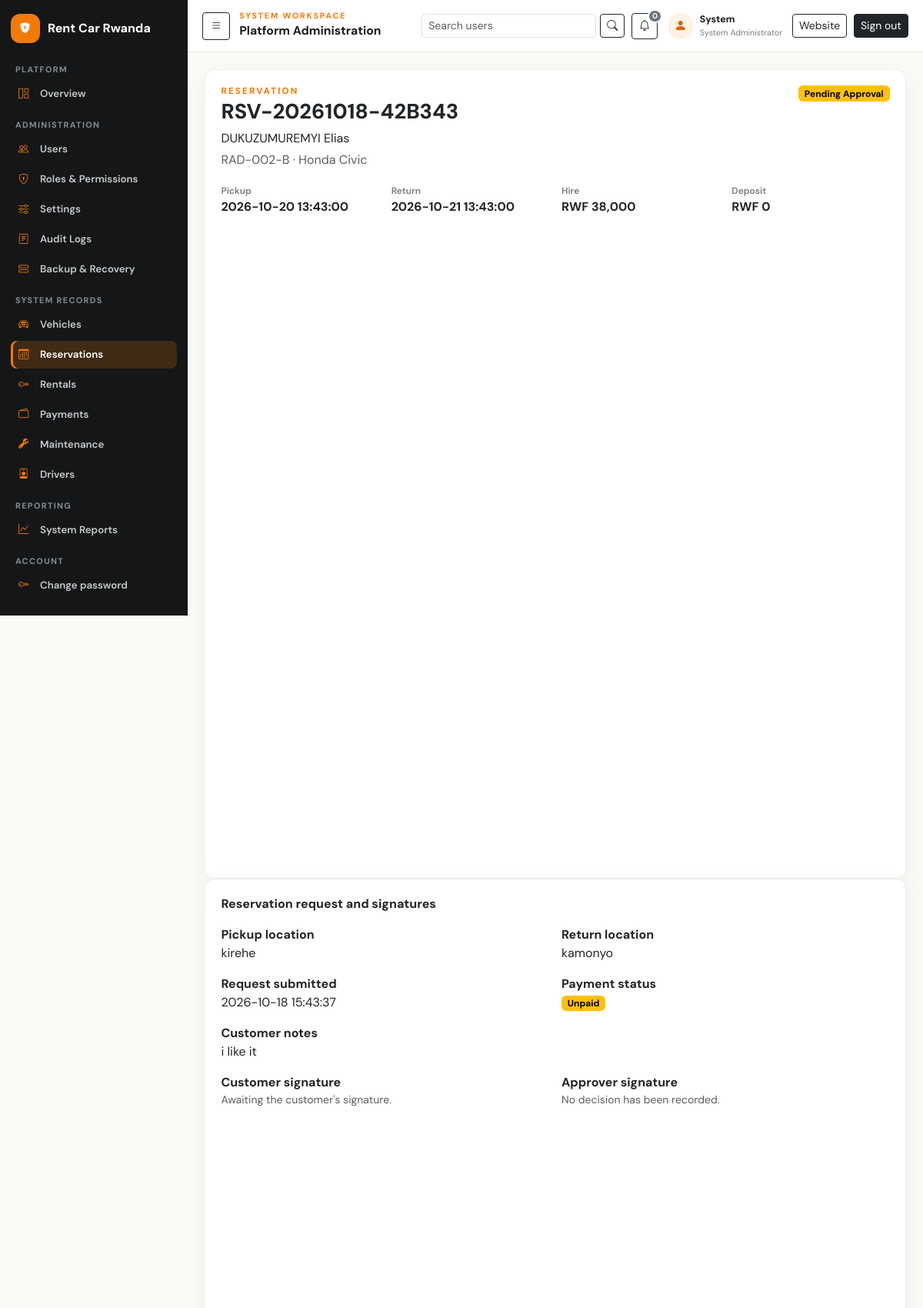
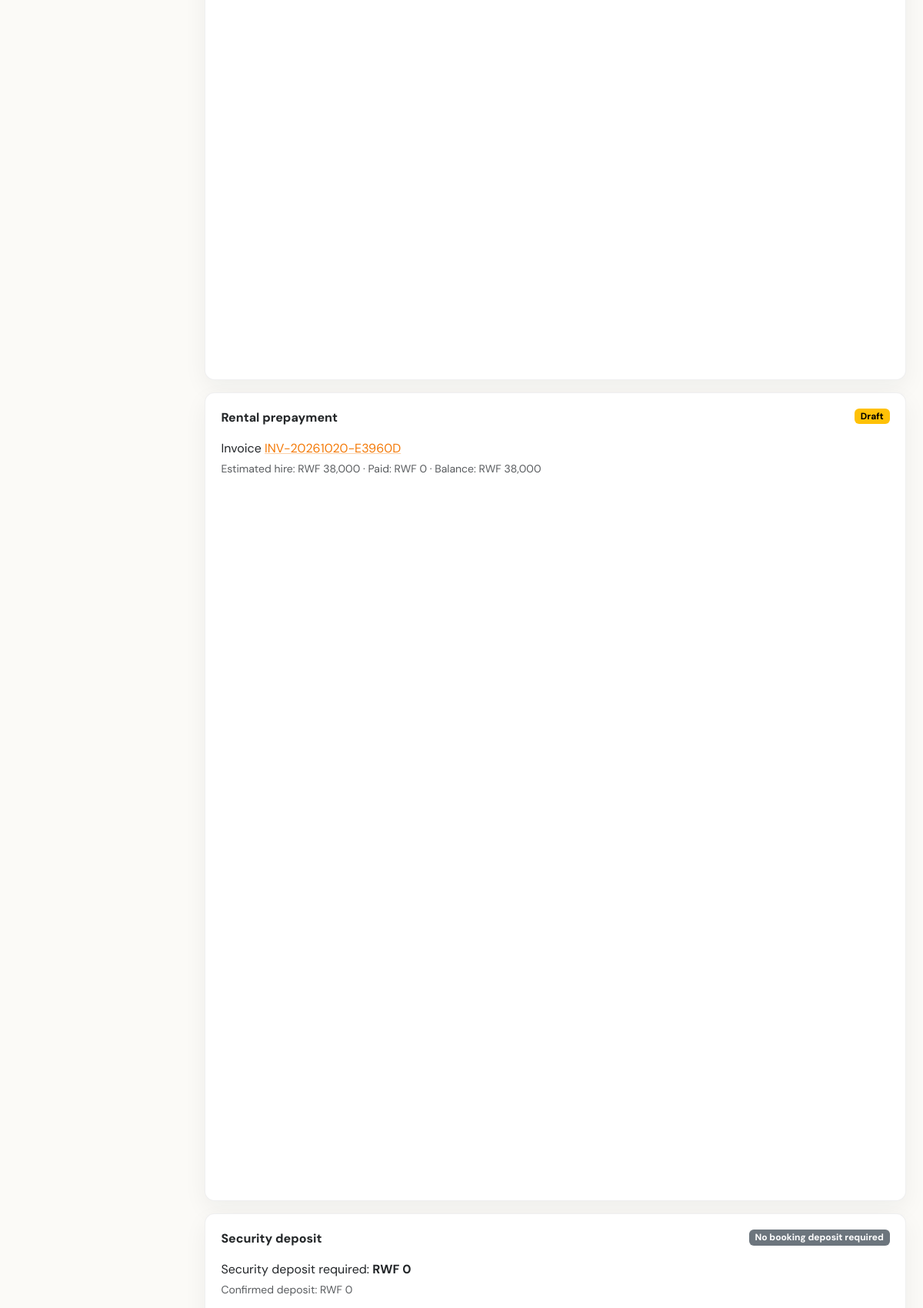
Page /index.php?id=1&r=reservations/show (signed in, upper part) on the committed database (2 pictures, top to bottom).
### tables this page shows
CREATE TABLE IF NOT EXISTS users (
  user_id BIGINT UNSIGNED AUTO_INCREMENT PRIMARY KEY,
  role_id BIGINT UNSIGNED NOT NULL,
  first_name VARCHAR(100) NOT NULL,
  last_name VARCHAR(100) NOT NULL,
  email VARCHAR(190) NULL UNIQUE,
  phone VARCHAR(30) NULL,
  password_hash VARCHAR(255) NOT NULL,
  must_change_password TINYINT(1) NOT NULL DEFAULT 0,
  status ENUM('active','inactive','suspended','pending') NOT NULL DEFAULT 'active',
  last_login_at DATETIME NULL,
  created_at TIMESTAMP NOT NULL DEFAULT CURRENT_TIMESTAMP,
  updated_at TIMESTAMP NOT NULL DEFAULT CURRENT_TIMESTAMP ON UPDATE CURRENT_TIMESTAMP,
  KEY idx_users_role_status (role_id,status),
  CONSTRAINT fk_users_role FOREIGN KEY (role_id) REFERENCES roles(role_id) ON DELETE RESTRICT ON UPDATE CASCADE
);

CREATE TABLE IF NOT EXISTS reservations (
  reservation_id BIGINT UNSIGNED AUTO_INCREMENT PRIMARY KEY,
  reservation_code VARCHAR(40) NOT NULL UNIQUE,
  customer_id BIGINT UNSIGNED NOT NULL,
  vehicle_id BIGINT UNSIGNED NOT NULL,
  pickup_datetime DATETIME NOT NULL,
  return_datetime DATETIME NOT NULL,
  pickup_location VARCHAR(255) NULL,
  return_location VARCHAR(255) NULL,
  agreed_daily_rate DECIMAL(12,2) NOT NULL,
  estimated_days DECIMAL(8,2) NOT NULL,
  estimated_amount DECIMAL(12,2) NOT NULL DEFAULT 0,
  discount_amount DECIMAL(12,2) NOT NULL DEFAULT 0,
  tax_amount DECIMAL(12,2) NOT NULL DEFAULT 0,
  security_deposit DECIMAL(12,2) NOT NULL DEFAULT 0,
  status ENUM('pending','confirmed','cancelled','rejected','completed','no_show') NOT NULL DEFAULT 'pending',
  payment_status ENUM('unpaid','pending','successful','failed','cancelled','refunded') NOT NULL DEFAULT 'unpaid',
  customer_notes TEXT NULL,
  internal_notes TEXT NULL,
  customer_signature MEDIUMBLOB NULL,
  customer_signature_user_id BIGINT UNSIGNED NULL,
  customer_signature_captured_by BIGINT UNSIGNED NULL,
  customer_signed_at DATETIME NULL,
  approval_note VARCHAR(500) NULL,
  approver_signature MEDIUMBLOB NULL,
  decision_by BIGINT UNSIGNED NULL,
  decision_at DATETIME NULL,
  cancellation_reason VARCHAR(500) NULL,
  created_by BIGINT UNSIGNED NULL,
  confirmed_by BIGINT UNSIGNED NULL,
  confirmed_at DATETIME NULL,
  cancelled_at DATETIME NULL,
  created_at TIMESTAMP NOT NULL DEFAULT CURRENT_TIMESTAMP,
  updated_at TIMESTAMP NOT NULL DEFAULT CURRENT_TIMESTAMP ON UPDATE CURRENT_TIMESTAMP,
  KEY idx_reservation_vehicle_period (vehicle_id,status,pickup_datetime,return_datetime),
  KEY idx_reservation_customer (customer_id,created_at), KEY idx_reservation_status_pickup (status,pickup_datetime),
  KEY idx_res_payment_status (payment_status,updated_at),
  CONSTRAINT fk_res_customer FOREIGN KEY (customer_id) REFERENCES customers(customer_id) ON DELETE RESTRICT ON UPDATE CASCADE,
  CONSTRAINT fk_res_vehicle FOREIGN KEY (vehicle_id) REFERENCES vehicles(vehicle_id) ON DELETE RESTRICT ON UPDATE CASCADE,
  CONSTRAINT fk_res_creator FOREIGN KEY (created_by) REFERENCES users(user_id) ON DELETE SET NULL ON UPDATE CASCADE,
  CONSTRAINT fk_res_confirmer FOREIGN KEY (confirmed_by) REFERENCES users(user_id) ON DELETE SET NULL ON UPDATE CASCADE,
  CONSTRAINT fk_res_customer_signature_user FOREIGN KEY (customer_signature_user_id) REFERENCES users(user_id) ON DELETE SET NULL ON UPDATE CASCADE,
  CONSTRAINT fk_res_customer_signature_captor FOREIGN KEY (customer_signature_captured_by) REFERENCES users(user_id) ON DELETE SET NULL ON UPDATE CASCADE,
  CONSTRAINT fk_res_decision_user FOREIGN KEY (decision_by) REFERENCES users(user_id) ON DELETE SET NULL ON UPDATE CASCADE,
  CONSTRAINT chk_res_period CHECK (return_datetime > pickup_datetime),
  CONSTRAINT chk_res_amounts CHECK (agreed_daily_rate >= 0 AND estimated_days > 0 AND estimated_amount >= 0 AND discount_amount >= 0 AND tax_amount >= 0 AND security_deposit >= 0)
);

CREATE TABLE IF NOT EXISTS customers (
  customer_id BIGINT UNSIGNED AUTO_INCREMENT PRIMARY KEY,
  linked_user_id BIGINT UNSIGNED NULL UNIQUE,
  customer_code VARCHAR(30) NOT NULL UNIQUE,
  first_name VARCHAR(100) NOT NULL,
  last_name VARCHAR(100) NOT NULL,
  phone VARCHAR(30) NOT NULL,
  email VARCHAR(190) NULL,
  address VARCHAR(255) NULL,
  identification_type ENUM('national_id','passport','other') NULL,
  identification_number VARCHAR(100) NULL,
  driving_license_number VARCHAR(100) NULL,
  license_expiry_date DATE NULL,
  status ENUM('active','inactive','blacklisted') NOT NULL DEFAULT 'active',
  created_by BIGINT UNSIGNED NULL,
  created_at TIMESTAMP NOT NULL DEFAULT CURRENT_TIMESTAMP,
  updated_at TIMESTAMP NOT NULL DEFAULT CURRENT_TIMESTAMP ON UPDATE CURRENT_TIMESTAMP,
  UNIQUE KEY uq_customer_identity (identification_type,identification_number),
  KEY idx_customer_name (last_name,first_name), KEY idx_customer_phone (phone), KEY idx_customer_email (email),
  CONSTRAINT fk_customer_user FOREIGN KEY (linked_user_id) REFERENCES users(user_id) ON DELETE SET NULL ON UPDATE CASCADE,
  CONSTRAINT fk_customer_creator FOREIGN KEY (created_by) REFERENCES users(user_id) ON DELETE SET NULL ON UPDATE CASCADE
);

CREATE TABLE IF NOT EXISTS vehicles (
  vehicle_id BIGINT UNSIGNED AUTO_INCREMENT PRIMARY KEY,
  category_id BIGINT UNSIGNED NOT NULL,
  registration_no VARCHAR(30) NOT NULL UNIQUE,
  vin VARCHAR(80) NULL UNIQUE,
  make VARCHAR(80) NOT NULL,
  model VARCHAR(80) NOT NULL,
  manufacture_year SMALLINT UNSIGNED NULL,
  colour VARCHAR(40) NULL,
  transmission ENUM('manual','automatic','other') NOT NULL DEFAULT 'manual',
  fuel_type ENUM('petrol','diesel','hybrid','electric','other') NOT NULL DEFAULT 'petrol',
  daily_rate DECIMAL(12,2) NOT NULL,
  weekly_rate DECIMAL(12,2) NULL,
  monthly_rate DECIMAL(12,2) NULL,
  current_mileage INT UNSIGNED NOT NULL DEFAULT 0,
  fuel_level_percent DECIMAL(5,2) NULL,
  image_path VARCHAR(500) NULL,
  status ENUM('available','reserved','rented','maintenance','inactive') NOT NULL DEFAULT 'available',
  insurance_expiry_date DATE NULL,
  inspection_expiry_date DATE NULL,
  description TEXT NULL,
  created_by BIGINT UNSIGNED NULL,
  created_at TIMESTAMP NOT NULL DEFAULT CURRENT_TIMESTAMP,
  updated_at TIMESTAMP NOT NULL DEFAULT CURRENT_TIMESTAMP ON UPDATE CURRENT_TIMESTAMP,
  KEY idx_vehicle_search (category_id,status,daily_rate), KEY idx_vehicle_model (make,model),
  CONSTRAINT fk_vehicle_category FOREIGN KEY (category_id) REFERENCES vehicle_categories(category_id) ON DELETE RESTRICT ON UPDATE CASCADE,
  CONSTRAINT fk_vehicle_creator FOREIGN KEY (created_by) REFERENCES users(user_id) ON DELETE SET NULL ON UPDATE CASCADE,
  CONSTRAINT chk_vehicle_rates CHECK (daily_rate >= 0 AND (weekly_rate IS NULL OR weekly_rate >= 0) AND (monthly_rate IS NULL OR monthly_rate >= 0)),
  CONSTRAINT chk_vehicle_fuel CHECK (fuel_level_percent IS NULL OR fuel_level_percent BETWEEN 0 AND 100)
);

CREATE TABLE IF NOT EXISTS invoices (
  invoice_id BIGINT UNSIGNED AUTO_INCREMENT PRIMARY KEY,
  invoice_number VARCHAR(40) NOT NULL UNIQUE,
  customer_id BIGINT UNSIGNED NOT NULL,
  reservation_id BIGINT UNSIGNED NULL,
  rental_id BIGINT UNSIGNED NULL,
  issued_by BIGINT UNSIGNED NULL,
  issue_date DATE NOT NULL,
  due_date DATE NULL,
  subtotal DECIMAL(12,2) NOT NULL DEFAULT 0,
  discount_amount DECIMAL(12,2) NOT NULL DEFAULT 0,
  tax_amount DECIMAL(12,2) NOT NULL DEFAULT 0,
  total_amount DECIMAL(12,2) NOT NULL DEFAULT 0,
  currency CHAR(3) NOT NULL DEFAULT 'RWF',
  status ENUM('draft','issued','partially_paid','paid','overdue','void','refunded') NOT NULL DEFAULT 'draft',
  notes TEXT NULL,
  created_at TIMESTAMP NOT NULL DEFAULT CURRENT_TIMESTAMP,
  updated_at TIMESTAMP NOT NULL DEFAULT CURRENT_TIMESTAMP ON UPDATE CURRENT_TIMESTAMP,
  KEY idx_invoice_customer_date (customer_id,issue_date), KEY idx_invoice_status_due (status,due_date),
  CONSTRAINT fk_invoice_customer FOREIGN KEY (customer_id) REFERENCES customers(customer_id) ON DELETE RESTRICT ON UPDATE CASCADE,
  CONSTRAINT fk_invoice_reservation FOREIGN KEY (reservation_id) REFERENCES reservations(reservation_id) ON DELETE SET NULL ON UPDATE CASCADE,
  CONSTRAINT fk_invoice_rental FOREIGN KEY (rental_id) REFERENCES rentals(rental_id) ON DELETE SET NULL ON UPDATE CASCADE,
  CONSTRAINT fk_invoice_issuer FOREIGN KEY (issued_by) REFERENCES users(user_id) ON DELETE SET NULL ON UPDATE CASCADE,
  CONSTRAINT chk_invoice_amounts CHECK (subtotal >= 0 AND discount_amount >= 0 AND tax_amount >= 0 AND total_amount >= 0)
);

### views/reservations/show.php (the view, shortened to what the rows shown need)
<section class="panel invoice-hero">
  <div class="d-flex justify-content-between align-items-start gap-3 flex-wrap">
    <div>
      <p class="eyebrow mb-1">Reservation</p>
      <h2><?= e($row['reservation_code']) ?></h2>
      <p class="mb-1"><?= e($row['first_name'] . ' ' . $row['last_name']) ?></p>
      <p class="text-muted mb-0"><?= e($row['registration_no'] . ' · ' . $row['make'] . ' ' . $row['model']) ?></p>
    </div>
    <?= status_badge(\Crms\Ui::reservationStatusLabel((string) $row['status'], (string) ($row['payment_status'] ?? 'unpaid'))) ?>
  </div>
  <div class="kpi-row">
    <div><span>Pickup</span><strong><?= e($row['pickup_datetime']) ?></strong></div>
    <div><span>Return</span><strong><?= e($row['return_datetime']) ?></strong></div>
    <div><span>Hire</span><strong><?= e(\Crms\Money::format($row['estimated_amount'])) ?></strong></div>
    <div><span>Deposit</span><strong><?= e(\Crms\Money::format($row['security_deposit'])) ?></strong></div>
  </div>
</section>
<section class="panel mb-3">
  <div class="row g-3">
    <div class="col-md-6"><strong>Pickup location</strong><div><?= e($row['pickup_location'] ?: 'Not specified') ?></div></div>
    <div class="col-md-6"><strong>Return location</strong><div><?= e($row['return_location'] ?: 'Not specified') ?></div></div>
    <div class="col-md-6"><strong>Request submitted</strong><div><?= e($row['created_at']) ?></div></div>
    <?php if (!empty($row['customer_notes'])): ?><div class="col-12"><strong>Customer notes</strong><div><?= nl2br(e($row['customer_notes'])) ?></div></div><?php endif; ?>
  </div>
</section>
<?php if (!empty($bookingInvoice) && $bookingInvoice['status'] !== 'void'): ?>
  <section class="panel mb-3">
    <div class="d-flex justify-content-between align-items-start gap-3 flex-wrap">
      <div>
        <div class="panel-h">Rental prepayment</div>
        <p class="mb-1">Invoice <?php if (!\Crms\Auth::isCustomer() || $bookingInvoice['status'] !== 'draft'): ?><a href="<?= e(url('invoices/show', ['id' => $bookingInvoice['invoice_id']])) ?>"><?= e($bookingInvoice['invoice_number']) ?></a><?php else: ?><?= e($bookingInvoice['invoice_number']) ?><?php endif; ?></p>
        <p class="small text-muted mb-0">Estimated hire: <?= e(\Crms\Money::format($bookingInvoice['total_amount'])) ?> · Paid: <?= e(\Crms\Money::format($bookingInvoice['net_paid'] ?? 0)) ?> · Balance: <?= e(\Crms\Money::format($bookingInvoice['outstanding_balance'] ?? $bookingInvoice['total_amount'])) ?></p>
      </div>
      <?= status_badge((string) $bookingInvoice['status']) ?>
    </div>
  </section>
<?php endif; ?>

### src/bootstrap.php (shortened to what the rows shown need)
<?php
$appCfg = require dirname(__DIR__) . '/config/app.php';
spl_autoload_register(function (string $class): void {
    $prefix = 'Crms\\';
    $rel = str_replace('\\', '/', substr($class, strlen($prefix)));
    $file = __DIR__ . '/' . $rel . '.php';
});
if (!function_exists('e')) {
    function e(?string $value): string
    {
        return htmlspecialchars((string) $value, ENT_QUOTES | ENT_SUBSTITUTE, 'UTF-8');
    }
}
if (!function_exists('url')) {
    function url(string $route = 'home', array $query = []): string
    {
        $base = rtrim(crms_base_url(), '/');
        $query['r'] = $route;
        return $base . '/index.php?' . http_build_query($query);
    }
}
if (!function_exists('crms_base_url')) {
    function crms_base_url(): string
    {
        $cfg = require dirname(__DIR__) . '/config/app.php';
        $script = $_SERVER['SCRIPT_NAME'] ?? '/CarrentalMS/index.php';
        $dir = str_replace('\\', '/', dirname($script));
        return rtrim($dir, '/');
    }
}
if (!function_exists('asset')) {
    function asset(string $path): string
    {
        return rtrim(crms_base_url(), '/') . '/' . ltrim($path, '/');
    }
}
if (!function_exists('status_badge')) {
    function status_badge(string $status): string
    {
        $cls = \Crms\Ui::statusClass($status);
        return '<span class="badge text-bg-' . e($cls) . ' badge-status">' . e($status) . '</span>';
    }
}

### views/layouts/app.php (shortened to what the rows shown need)
<!doctype html>
<html lang="en">
<head>
  <link href="https://cdn.jsdelivr.net/npm/bootstrap@5.3.3/dist/css/bootstrap.min.css" rel="stylesheet">
  <link href="https://cdn.jsdelivr.net/npm/bootstrap-icons@1.11.3/font/bootstrap-icons.min.css" rel="stylesheet">
  <link href="<?= e(asset('public/css/app.css') . '?v=' . (string) filemtime(dirname(__DIR__, 2) . '/public/css/app.css')) ?>" rel="stylesheet">
</head>
<?php $isSystemAdmin = ($user['role_name'] ?? '') === 'System Administrator'; ?>
<?php $isDashboardPage = (string) ($_GET['r'] ?? '') === 'dashboard'; ?>
<?php $isReportsPage = (string) ($_GET['r'] ?? '') === 'reports'; ?>
<?php $isAdminUsersPage = (string) ($_GET['r'] ?? '') === 'admin/users'; ?>
<body class="site-body app-body<?= $isDashboardPage ? ' dashboard-workspace' : '' ?><?= $isReportsPage ? ' reports-workspace' : '' ?><?= $isAdminUsersPage ? ' admin-users-workspace' : '' ?><?= $isSystemAdmin ? ' admin-workspace' : '' ?><?= !empty($printAgreement) ? ' rental-agreement-print' : '' ?><?= !empty($reportPrint) ? ' report-print' : '' ?>">
<div class="app-shell">
  <?php require dirname(__DIR__) . '/partials/sidebar.php'; ?>
  <div class="app-main">
    <header class="app-topbar">
      <?php if ($isSystemAdmin): ?>
        <button class="btn btn-sm btn-outline-dark d-none d-lg-inline-flex admin-sidebar-toggle" type="button" data-sidebar-toggle aria-expanded="true" aria-label="Collapse navigation"><i class="bi bi-list"></i></button>
        <div class="admin-topbar-title"><p class="eyebrow mb-0">System workspace</p><strong>Platform Administration</strong></div>
        <div class="app-topbar-actions admin-topbar-actions">
          <form class="admin-topbar-search" method="get" action="<?= e(url('admin/users')) ?>">
            <input class="form-control form-control-sm" type="search" name="q" value="<?= e((string)($q ?? '')) ?>" placeholder="Search users" aria-label="Search user accounts">
            <button class="btn btn-sm btn-outline-dark" type="submit" aria-label="Search"><i class="bi bi-search" aria-hidden="true"></i></button>
          </form>
          <a class="btn btn-sm btn-outline-dark admin-topbar-icon admin-notification-link" href="<?= e(url('dashboard')) ?>#dashboard-notifications" title="Notifications" aria-label="Notifications, <?= (int) ($unreadNotificationCount ?? 0) ?> unread">
            <i class="bi bi-bell" aria-hidden="true"></i>
            <span class="badge text-bg-<?= (int) ($unreadNotificationCount ?? 0) > 0 ? 'primary' : 'secondary' ?>" data-notification-count><?= (int) ($unreadNotificationCount ?? 0) ?></span>
          </a>
          <div class="admin-user-chip"><span class="admin-user-avatar"><i class="bi bi-person-fill" aria-hidden="true"></i></span><span><strong><?= e($user['first_name'] ?? 'Admin') ?></strong><small>System Administrator</small></span></div>
          <a class="btn btn-sm btn-outline-dark admin-website-link" href="<?= e(url('home')) ?>">Website</a>
          <form method="post" action="<?= e(url('logout')) ?>"><?= \Crms\Csrf::field() ?><button class="btn btn-sm btn-dark">Sign out</button></form>
        </div>
      <?php endif; ?>
    </header>
    <div class="app-content">
      <?= $content ?>
    </div>
  </div>
</div>
</body>
</html>

### rows in the picture
users: first_name "System"
reservations: reservation_code "RSV-20261018-42B343", customer.last_name "DUKUZUMUREMYI Elias", vehicle.model "RAD-002-B · Honda Civic", pickup_datetime "2026-10-20 13:43:00", return_datetime "2026-10-21 13:43:00", estimated_amount "RWF 38,000", security_deposit "RWF 0", pickup_location "kirehe", return_location "kamonyo", created_at "2026-10-18 15:43:37", customer_notes "i like it"
invoices: invoice_number "INV-20261020-E3960D", total_amount "RWF 38,000", status "Draft"

### other values in the picture
$unreadNotificationCount "0"
$status "Pending Approval Unpaid"
